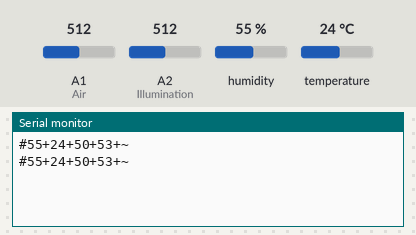
Recording of a sketch running on a simulated Arduino Uno, built with avr-gcc and run on an emulated ATmega328P. Parts: the last lines printed to the serial monitor. Inputs (shaded band) come from the test bench; at power-on: humidity 55 %, A1 (Air) = 512, A2 (Illumination) = 512, temperature 24 °C.

Above: at 13.8 s.
13.9 s: humidity set to 22 %
23.6 s: A1 (Air) set to 716
At 27.3 s:
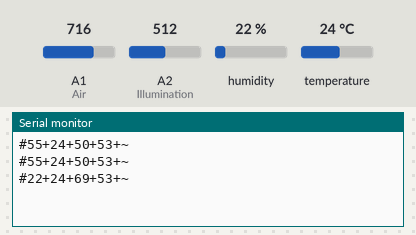
33.3 s: A2 (Illumination) set to 716
At 40.5 s:
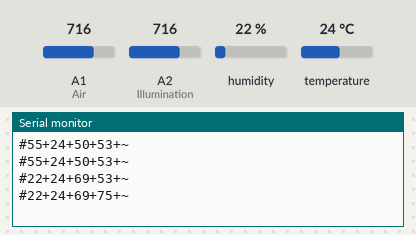
43.0 s: temperature set to 12 °C
At 52.4 s:
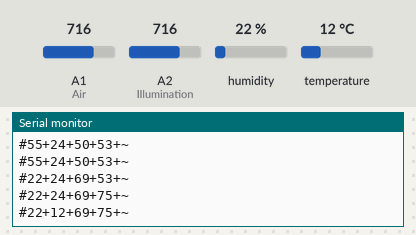
52.7 s: A1 (Air) set to 992
62.4 s: A2 (Illumination) set to 992
At 65.6 s:
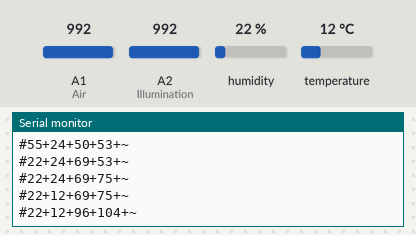
Timing chart, 0 to 67.1 s (numbered marks = the images above; inputs shaded):
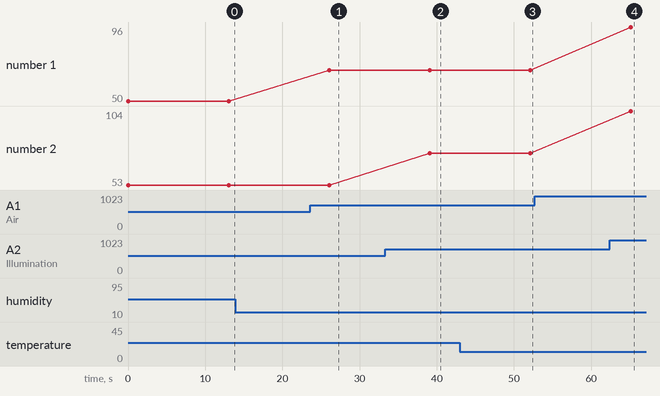

The sketch:

Smart_Care_Program.ino
```cpp
#include "DHT.h"
#define DHTPIN 2     // what pin we're connected to
#define DHTTYPE DHT11   // define type of sensor DHT 11
DHT dht (DHTPIN, DHTTYPE);

const int Air = A1;// Analog input pins
const int Illumination = A2;
int A;
int I;


//Arrays for the 4 inputs**********************************************
int sensorValue[4] = {0, 0, 0, 0};
int voltageValue[4] = {0, 0, 0, 0};

//Char used for reading in Serial characters
char inbyte = 0;

//*******************************************************************************************

void setup() {
  // initialise serial communications at 9600
  Serial.begin(9600);
}

void loop() {
  readSensors();
  getVoltageValue();
  sendAndroidValues();
  delay(10000);
}

void readSensors()
{
  // read the analog in value to the sensor array
  sensorValue[0] =dht.readHumidity();
  sensorValue[1] = dht.readTemperature();
  A = analogRead(Air);
  sensorValue[2] = map(A,0,1023,0,100);
  I = analogRead(Illumination);
  sensorValue[3] = map(I,0,950,0,100);
}
//sends the values from the sensor over serial to BT module
void sendAndroidValues()
{
  //puts # before the values so our app knows what to do with the data
  Serial.print('#');
  //for loop cycles through 4 sensors and sends values via serial
  for (int k = 0; k < 4; k++)
  {
    Serial.print(voltageValue[k]);
    Serial.print('+');
    //technically not needed but I prefer to break up data values
    //so they are easier to see when debugging
  }
  Serial.print('~'); //used as an end of transmission character - used in app for string length
  Serial.println();
  delay(3000);        //added a delay to eliminate missed transmissions
}

void getVoltageValue()
{
  for (int x = 0; x < 4; x++)
  {
    voltageValue[x] = sensorValue[x];
  }
}
```

Measured:
- after the input at 23.6 s, the serial monitor: prints a new line after 2.5 s (image 1)
- after the input at 33.3 s, the serial monitor: prints a new line after 5.8 s (image 2)
- after the input at 43.0 s, the serial monitor: prints a new line after 9.1 s (image 3)
- after the input at 62.4 s, the serial monitor: prints a new line after 2.7 s (image 4)
- plotted number 1: 50 → 69 after the input at 23.6 s
- plotted number 2: 53 → 75 after the input at 33.3 s, 75 → 104 after the input at 62.4 s
